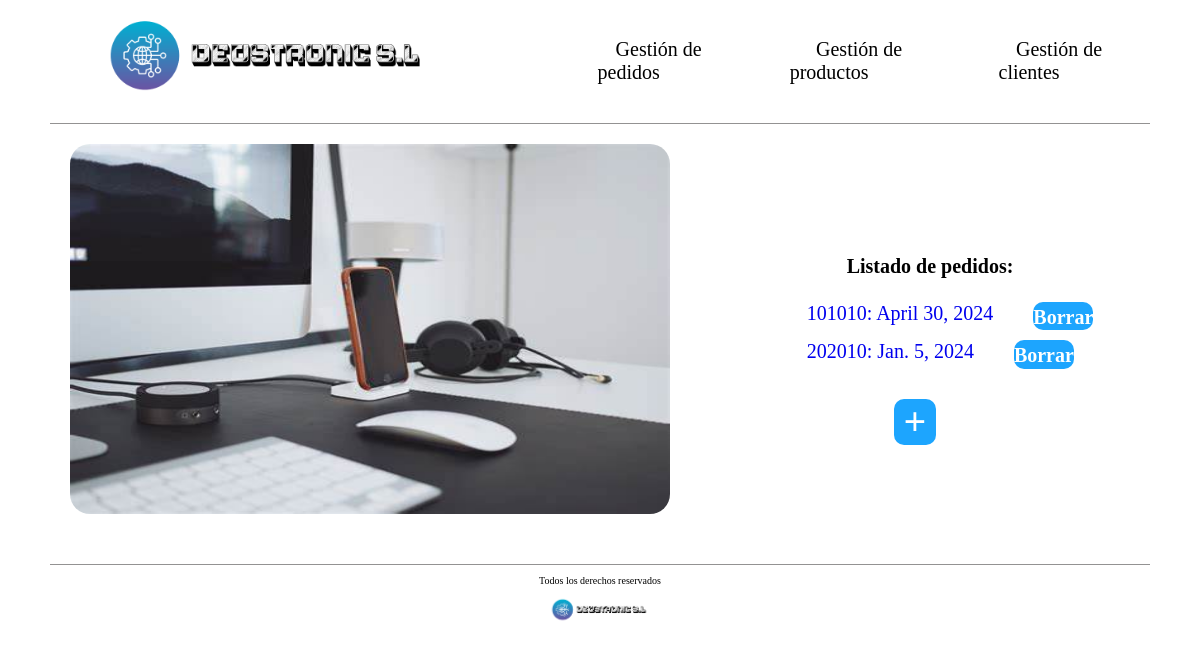
The page /empresaDjango/pedido/ on the database as committed earlier.
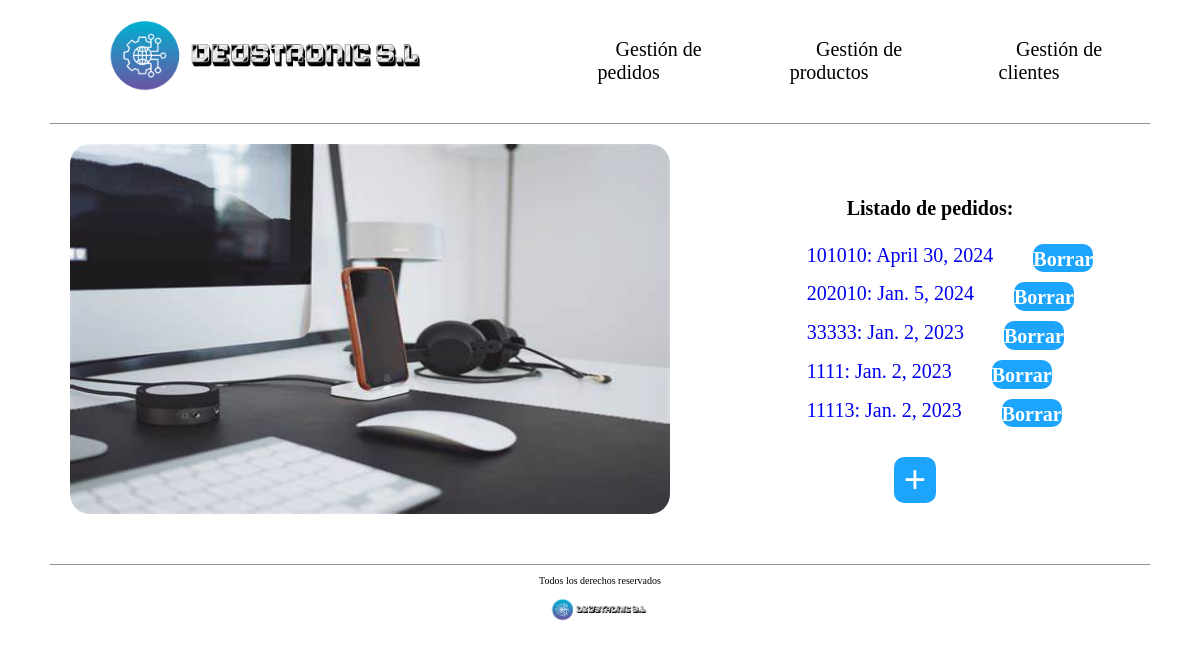
The same page on the database as committed later.
### empresaDjango/models.py (models this page shows, shortened)
class Pedido(models.Model):
    cliente = models.ForeignKey(Cliente, on_delete=models.CASCADE)
    cod_pedido = models.CharField(max_length=10)
    fecha = models.DateField()
    precio_total = models.IntegerField(default=0)

### empresaDjango/views.py (the view)
# urls.py: path('pedido/', views.index_pedido, name='index_ped'),
def index_pedido(request):
    pedidos = Pedido.objects.all()
    return render(request, 'index_pedido.html', {'listado_pedidos' : pedidos})

### empresaDjango/templates/index_pedido.html (shortened to what this page needs)
{% load static %}
<!DOCTYPE html>
<html lang="es">
<head>
    <link rel="stylesheet" href="{% static 'css/styles.css'%}" />
    <link rel="stylesheet" href="{% static 'css/normalize.css'%}" />
</head>
<body>
    <header>
        <div class="navegacion">
            <nav class="nav-principal">
                <a href="{% url 'index_ped' %}">
                  <img src="{% static 'images/DEUSTRONIC.png' %}" alt="Logo Tienda" />
                </a>
                <ul class="elementos-navegacion">
                  <li>
                    <a href="{% url 'index_ped' %}">Gestión de pedidos</a>
                  </li>
                  <li>
                    <a href="{% url 'index_pro' %}">Gestión de productos</a>
                  </li>
                  <li>
                    <a href="{% url 'index_cli' %}">Gestión de clientes</a>
                  </li>
                </ul>
            </nav>
        </div>
    </header>
     <main>
        <div class="contenedor-principal-index">
            <div class="parte-izquierda">
                <img src="{% static 'images/Escritorio.jpeg'%}" alt="Foto con artículos tecnológicos en un escritorio" />
            </div>
            <div class="parte-derecha">
            <h1>Listado de pedidos:</h1>
                <ul>
                    {% for p in listado_pedidos %}
                    <li class="listados">
                        <a href="{% url 'detail_ped' p.cod_pedido %}">
                        {{ p.cod_pedido }}: {{ p.fecha }}  <div class="boton_borrar"> <a  href="{% url 'borrar_pedido' p.cod_pedido %}"> Borrar </a> </div>
                        </a>
                    </li>
                    {% endfor %}
                </ul>
                <div class="boton_crear_pedidos">
                        <a  href="{% url 'pedido_create' %}"> + </a>
                </div>
            </div>
        </div>
     </main>
    <footer>
        <div class="contenido-footer">
            <p class="copyright">Todos los derechos reservados</p>
            <img src="{% static 'images/DEUSTRONIC.png'%}" alt="Logo Tienda" />
        </div>
    </footer>
</body>
</html>

Rows that differ between the two databases and show on the page:
added Pedido: cod_pedido "33333", fecha "Jan. 2, 2023"
added Pedido: cod_pedido "1111", fecha "Jan. 2, 2023"
added Pedido: cod_pedido "11113", fecha "Jan. 2, 2023"
